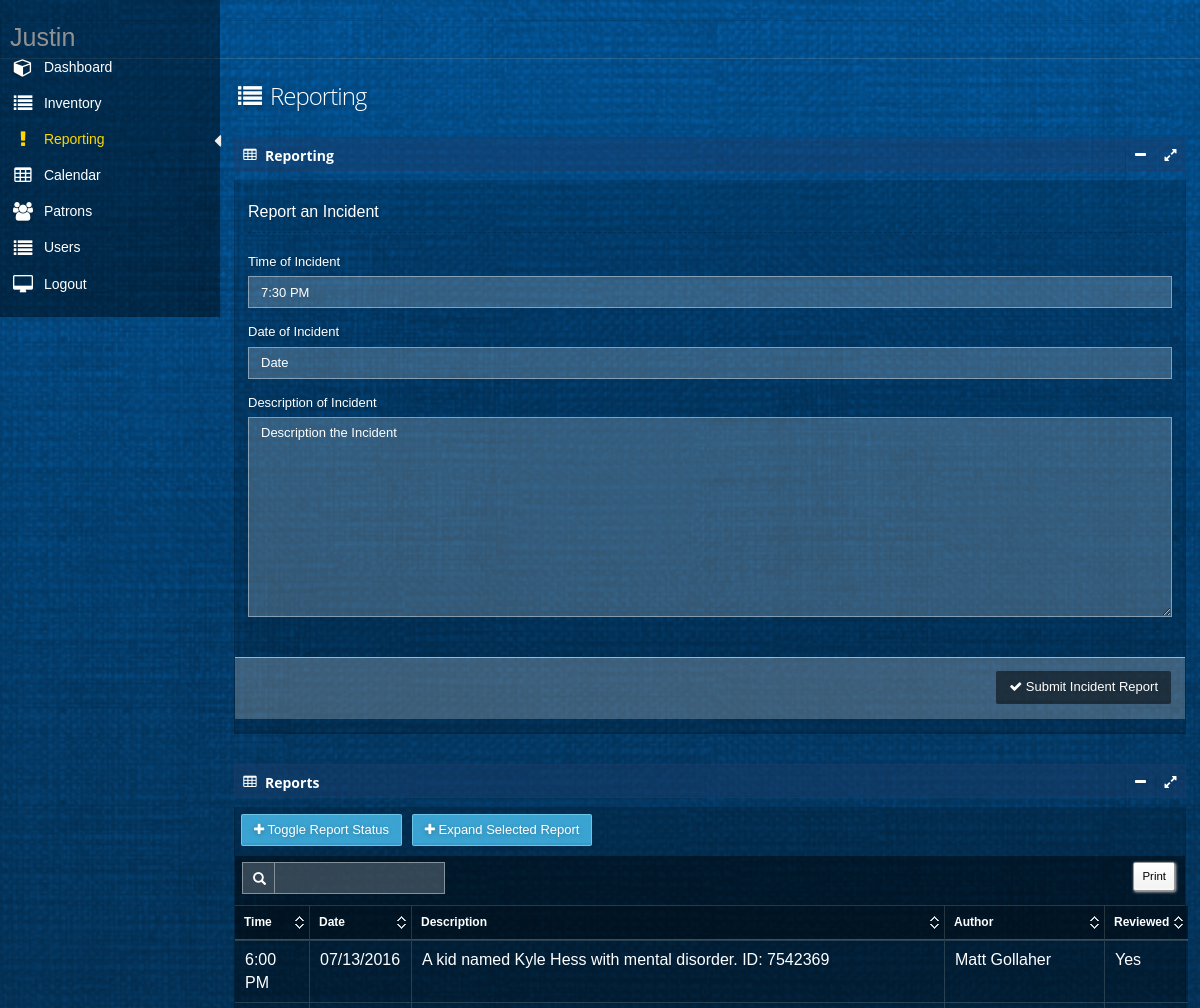
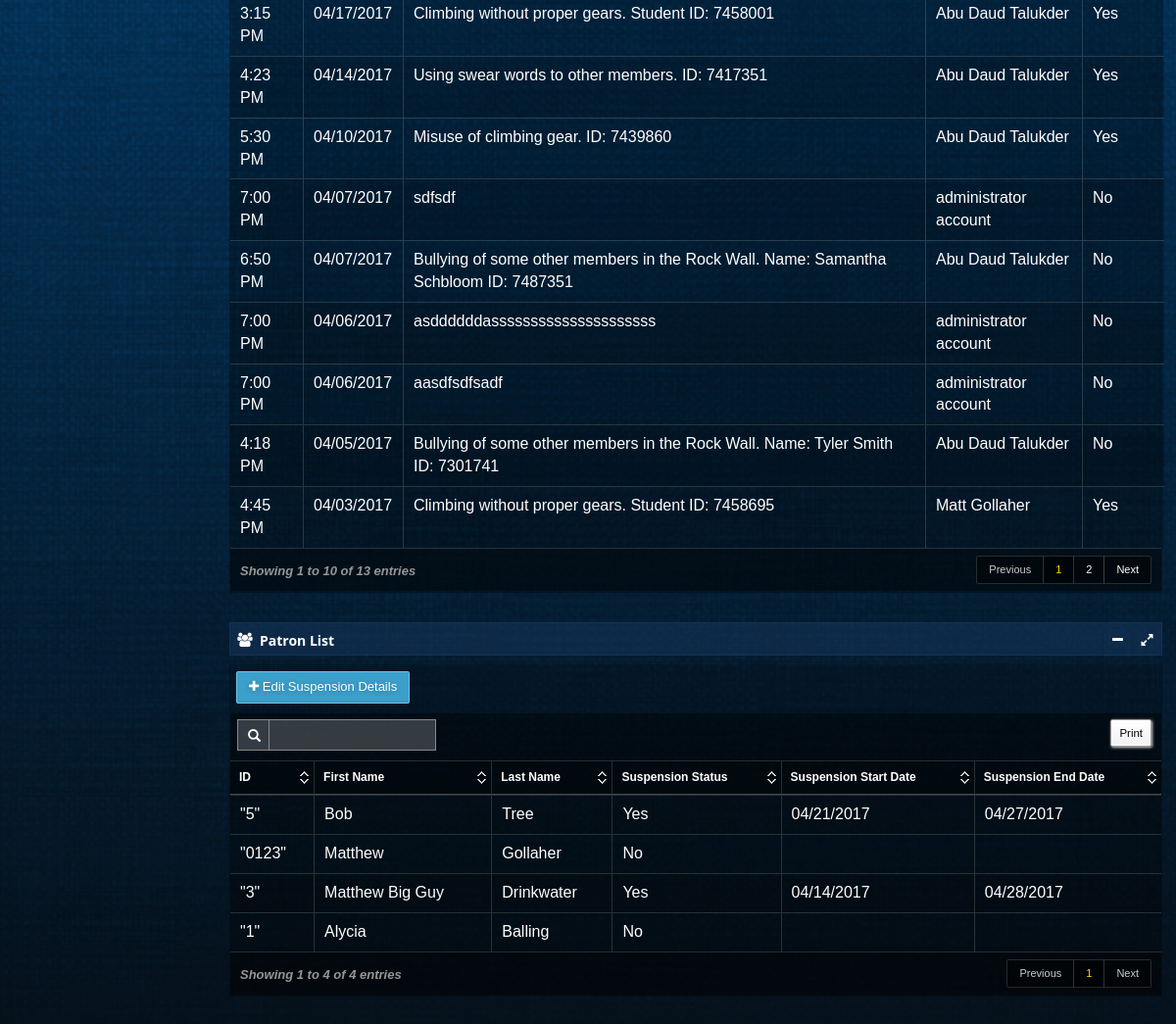
Screenshot of /reportingAdmin (signed in) with the database file from the repository (2 pictures, top to bottom).
### tables this page shows
CREATE TABLE "IncidentReport" (
	`Id`	INTEGER NOT NULL UNIQUE,
	`Time`	TEXT NOT NULL,
	`Date`	TEXT NOT NULL,
	`Description`	TEXT NOT NULL,
	`Author`	TEXT NOT NULL,
	`IsReviewed`	TEXT NOT NULL,
	PRIMARY KEY(`Id`)
);

CREATE TABLE "Patron" (
	`Id`	TEXT NOT NULL UNIQUE,
	`FirstName`	TEXT NOT NULL,
	`LastName`	TEXT NOT NULL,
	`Email`	TEXT NOT NULL UNIQUE,
	`PhoneNumber`	TEXT NOT NULL,
	`Gender`	NUMERIC NOT NULL,
	`Address`	TEXT NOT NULL,
	`City`	TEXT NOT NULL,
	`Zip`	TEXT NOT NULL,
	`WaiverFile`	REAL NOT NULL,
	`State`	TEXT NOT NULL,
	`IsBelayCertified`	REAL NOT NULL DEFAULT 'False',
	`IsSoloClimbCertified`	REAL NOT NULL DEFAULT 'False',
	`IsSuspended`	REAL NOT NULL DEFAULT 'False',
	`SuspendedStartDate`	TEXT,
	`SuspendedEndDate`	TEXT,
	PRIMARY KEY(`Id`)
);

### app.py (the view)
@app.route('/reportingAdmin')
def reportingAdmin():
    return reportingModule.reportingAdmin()

### databaseFunctions.py (called while the page is built)
def getAllIncidentReportIds():
    with engine.connect() as connection:
        sqlText = text("SELECT Id FROM IncidentReport ORDER by date(Date), time(Time), Id DESC")
        result = engine.execute(sqlText)
        ids = []
        for row in result:
            ids.append(row[0])
        if not ids:
            return None
        else:
            return ids

def getAllIncidentReportTimes():
    with engine.connect() as connection:
        sqlText = text("SELECT Time FROM IncidentReport ORDER by date(Date), time(Time), Id DESC")
        result = engine.execute(sqlText)
        times = []
        for row in result:
            times.append(row[0])
        if not times:
            return None
        else:
            return times

def getAllIncidentReportDates():
    with engine.connect() as connection:
        sqlText = text("SELECT Date FROM IncidentReport ORDER by date(Date), time(Time), Id DESC")
        result = engine.execute(sqlText)
        dates = []
        for row in result:
            dates.append(row[0])
        if not dates:
            return None
        else:
            return dates

def getAllIncidentReportDescriptions():
    with engine.connect() as connection:
        sqlText = text("SELECT Description FROM IncidentReport ORDER by date(Date), time(Time), Id DESC")
        result = engine.execute(sqlText)
        descriptions = []
        for row in result:
            descriptions.append(row[0])
        if not descriptions:
            return None
        else:
            return descriptions

def getAllIncidentReportAuthors():
    with engine.connect() as connection:
        sqlText = text("SELECT Author FROM IncidentReport ORDER by date(Date), time(Time), Id DESC")
        result = engine.execute(sqlText)
        authors = []
        for row in result:
            authors.append(row[0])
        if not authors:
            return None
        else:
            return authors

def getAllIncidentReportIsRevieweds():
    with engine.connect() as connection:
        sqlText = text("SELECT IsReviewed FROM IncidentReport ORDER by date(Date), time(Time), Id DESC")
        result = engine.execute(sqlText)
        isRevieweds = []
        for row in result:
            isRevieweds.append(row[0])
        if not isRevieweds:
            return None
        else:
            return isRevieweds

### templates/reportingManager.html (shortened to what this page needs)
﻿{% extends "layout.html" %}
{%block body %}
<div id="main" role="main">
    <div id="content">
        <div class="row">
            <div class="col-xs-12 col-sm-7 col-md-7 col-lg-4">
                <h1 class="page-title txt-color-blueDark">
                    <i class="fa-fw fa fa-list"></i>
                    Reporting
                </h1>
            </div>
        </div>
        <section id="widget-grid" class="">
            <div class="row">
                <article class="col-xs-12 col-sm-12 col-md-12 col-lg-12">
                    <div class="jarviswidget jarviswidget-color-blueDark" id="wid-id-1" data-widget-editbutton="false" data-widget-colorbutton="false" data-widget-deletebutton="false">
                        <header style="padding-top:10px">
                            <span class="widget-icon"> <i class="fa fa-table"></i> </span>
                            <h2 style="line-height:15px"><strong>Reporting</strong></h2>
                        </header>
                        <div>
                            <div class="widget-body">
                                <form id="reportForm" method="post" action="addIncidentRoute">
                                    <fieldset>
                                        <legend>
                                            Report an Incident
                                        </legend>
                                        <div class="form-group">
                                            <div>
                                                <label class="control-label">Time of Incident</label>
                                                <input type="text" name="incidentTime" id="incidentTime" placeholder="Time" class="form-control timepicker" required />
                                            </div>
                                        </div>
                                    </fieldset>
                                    <fieldset>
                                        <div class="form-group">
                                            <div>
                                                <label class="control-label">Date of Incident</label>
                                                <input type="text" name="incidentDate" id="incidentDate" placeholder="Date" class="form-control datepicker" required />
                                            </div>
                                        </div>
                                    </fieldset>
                                    <fieldset>
                                        <div class="form-group">
                                            <label class="control-label">Description of Incident </label>
                                            <textarea class="form-control" name="incidentDescription" rows="10" placeholder="Description the Incident" maxlength="1000" required></textarea>
                                        </div>
                                    </fieldset>
                                    <div class="form-actions">
                                        <div class="row">
                                            <div class="col-md-12">
                                                <button class="btn btn-default" type="submit">
                                                    <i class="fa fa-check"></i>
                                                    Submit Incident Report
                                                </button>
                                            </div>
                                        </div>
                                    </div>
                                </form>
                            </div>
                        </div>
                    </div>
                    <div class="jarviswidget jarviswidget-color-blueDark" id="wid-id-2" data-widget-editbutton="false" data-widget-colorbutton="false" data-widget-deletebutton="false">
                        <header style="padding-top:10px">
                            <span class="widget-icon"> <i class="fa fa-table"></i> </span>
                            <h2 style="line-height:15px"><strong>Reports</strong></h2>
                        </header>
                        <div>
                            <div class="widget-body no-padding">
                                <div style="padding-bottom:10px; padding-right: 5px; padding-top: 7px;">
                                    <button class="btn btn-primary" id="toggleReviewReport" style="margin-left:6px;">
                                        <i class="fa fa-plus"></i> <span class="hidden-mobile">Toggle Report Status</span>
                                    </button>
                                    <button class="btn btn-primary" id="viewReport" style="margin-left:6px;" data-target="#viewReportModal">
                                        <i class="fa fa-plus"></i> <span class="hidden-mobile">Expand Selected Report</span>
                                    </button>
                                </div>
                                <table id="datatable" class="display table table-striped table-bordered table-hover">
                                    <thead>
                                        <tr>
                                            <th>Time</th>
                                            <th data-hide="phone">Date</th>
                                            <th data-hide="phone,tablet">Description</th>
                                            <th data-hide="phone,tablet">Author</th>
                                            <th data-hide="phone,tablet">Reviewed</th>
                                        </tr>
                                    </thead>
                                    <tbody>
                                        {% for row in reportTable %}
                                        <tr id="tr">
                                            <td>{{ row['time'] }}</td>
                                            <td>{{ row['date'] }}</td>
                                            <td title="{{ row['description'] }}"> {{ row['description'] }}</td>
                                            <td>{{ row['author'] }}</td>
                                            <td>{{ row['isReviewed'] }}</td>
                                        </tr>
                                        {% endfor %}
                                    </tbody>
                                </table>
                            </div>
                        </div>
                    </div>
                    <div class="jarviswidget jarviswidget-color-blueDark" id="wid-id-3" data-widget-editbutton="false" data-widget-colorbutton="false" data-widget-deletebutton="false">
                        <header style="padding-top:10px">
                            <span class="widget-icon"> <i class="fa fa-users"></i> </span>
                            <h2 style="line-height:15px"><strong>Patron List</strong></h2>
                        </header>
                        <div>
                            <div class="widget-body no-padding">
                                <div style="padding-bottom:10px; padding-right: 5px; padding-top: 7px;">
                                    <button class="btn btn-primary" id="editSuspension" style="margin-left:6px;" data-target="#suspensionModal">
                                        <i class="fa fa-plus"></i> <span class="hidden-mobile">Edit Suspension Details</span>
                                    </button>
                                </div>
                                <table id="patronDatatable" class="display table table-striped table-bordered table-hover">
                                    <thead>
                                        <tr>
                                            <th>ID</th>
                                            <th>First Name</th>
                                            <th>Last Name</th>
                                            <th>Suspension Status</th>
                                            <th>Suspension Start Date</th>
                                            <th>Suspension End Date</th>
                                        </tr>
                                    </thead>
                                    <tbody>
                                        {% for row in patronTable %}
                                        <tr id="tr">
                                            <td>{{ row['id']|tojson|safe }}</td>
                                            <td>{{ row['firstName'] }}</td>
                                            <td>{{ row['lastName'] }}</td>
                                            {% if row['isSuspended'] == 'False' %}
                                            <td>No</td>
                                            {% else %}
                                            <td>Yes</td>
                                            {% endif %}
                                            <td>{{ row['suspendedStartDate'] }}</td>
                                            <td>{{ row['suspendedEndDate'] }}</td>
                                        </tr>
                                        {% endfor %}
                                    </tbody>
                                </table>
                            </div>
                        </div>
                    </div>
                </article>
            </div>
        </section>
    </div>
</div>
    {% endblock %}

### static/css/styles.css (style rules this page uses)
body { width:100%; height:100% }

### static/css/signature-pad.css (style rules this page uses)
body { font-family: Helvetica, Sans-Serif; -moz-user-select: none; -webkit-user-select: none; -ms-user-select: none; }

### rows the page displays
IncidentReport: time "7:00 PM", date "04/06/2017", description "asddddddasssssssssssssssssssss", author "administrator account", isReviewed "No"
IncidentReport: time "7:00 PM", date "04/06/2017", description "aasdfsdfsadf", author "administrator account", isReviewed "No"
IncidentReport: time "7:00 PM", date "04/07/2017", description "sdfsdf", author "administrator account", isReviewed "No"
IncidentReport: time "4:18 PM", date "04/05/2017", description "Bullying of some other members in the Rock Wall. Name: Tyler Smith ID: 7301741", author "Abu Daud Talukder", isReviewed "No"
IncidentReport: time "4:23 PM", date "04/14/2017", description "Using swear words to other members. ID: 7417351", author "Abu Daud Talukder", isReviewed "Yes"
IncidentReport: time "3:15 PM", date "04/17/2017", description "Climbing without proper gears. Student ID: 7458001", author "Abu Daud Talukder", isReviewed "Yes"
IncidentReport: time "6:50 PM", date "04/07/2017", description "Bullying of some other members in the Rock Wall. Name: Samantha Schbloom ID: 7487351", author "Abu Daud Talukder", isReviewed "No"
IncidentReport: time "4:45 PM", date "04/03/2017", description "Climbing without proper gears. Student ID: 7458695", author "Matt Gollaher", isReviewed "Yes"
IncidentReport: time "5:30 PM", date "04/10/2017", description "Misuse of climbing gear. ID: 7439860", author "Abu Daud Talukder", isReviewed "Yes"
IncidentReport: time "6:00 PM", date "07/13/2016", description "A kid named Kyle Hess with mental disorder. ID: 7542369", author "Matt Gollaher", isReviewed "Yes"
Patron: firstName "Alycia", lastName "Balling"
Patron: firstName "Matthew Big Guy", lastName "Drinkwater", suspendedStartDate "04/14/2017", suspendedEndDate "04/28/2017"
Patron: id|tojson "\"0123\"", firstName "Matthew", lastName "Gollaher"
Patron: firstName "Bob", lastName "Tree", suspendedStartDate "04/21/2017", suspendedEndDate "04/27/2017"

### other values shown
{{ session['currentUserFirstName'] }} "Justin"
{{ row['id']|tojson|safe }} "\"1\"" "\"3\"" "\"5\""
